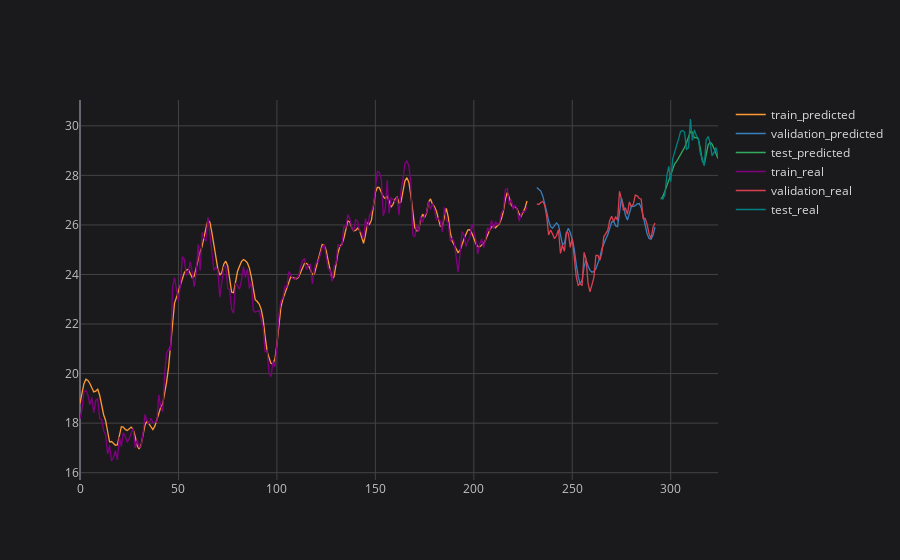

Write notebook code for a chart like this one.
### Code cell
# plotting final result
plot_ticker = 'PETR4'
plot_feature = 'Adj Close'

pd.DataFrame.from_dict(final_prediction_results[plot_ticker][plot_feature]).iplot(title=f'{plot_ticker} {plot_feature} {plot_imf}', layout=space)

### Figure 1 — Plotly figure (JSON) as saved in the notebook; plotly's stock layout.template omitted (floating-point values rounded to 4 significant figures; data arrays with more than 128 entries replaced by an {"elided": "..."} marker saying what was removed)
{"data": [{"line": {"color": "rgba(255, 153, 51, 1.0)", "dash": "solid", "shape": "linear", "width": 1.3}, "mode": "lines", "name": "train_predicted", "text": "", "type": "scatter", "x": {"elided": "325 int values"}, "y": {"elided": "325 mixed values"}}, {"line": {"color": "rgba(55, 128, 191, 1.0)", "dash": "solid", "shape": "linear", "width": 1.3}, "mode": "lines", "name": "validation_predicted", "text": "", "type": "scatter", "x": {"elided": "325 int values"}, "y": {"elided": "325 mixed values"}}, {"line": {"color": "rgba(50, 171, 96, 1.0)", "dash": "solid", "shape": "linear", "width": 1.3}, "mode": "lines", "name": "test_predicted", "text": "", "type": "scatter", "x": {"elided": "325 int values"}, "y": {"elided": "325 mixed values"}}, {"line": {"color": "rgba(128, 0, 128, 1.0)", "dash": "solid", "shape": "linear", "width": 1.3}, "mode": "lines", "name": "train_real", "text": "", "type": "scatter", "x": {"elided": "325 int values"}, "y": {"elided": "325 mixed values"}}, {"line": {"color": "rgba(219, 64, 82, 1.0)", "dash": "solid", "shape": "linear", "width": 1.3}, "mode": "lines", "name": "validation_real", "text": "", "type": "scatter", "x": {"elided": "325 int values"}, "y": {"elided": "325 mixed values"}}, {"line": {"color": "rgba(0, 128, 128, 1.0)", "dash": "solid", "shape": "linear", "width": 1.3}, "mode": "lines", "name": "test_real", "text": "", "type": "scatter", "x": {"elided": "325 int values"}, "y": {"elided": "325 mixed values"}}], "layout": {"legend": {"bgcolor": "#1A1A1C", "font": {"color": "#D9D9D9", "size": 12}}, "paper_bgcolor": "#1A1A1C", "plot_bgcolor": "#1A1A1C", "title": {"font": {"color": "#D9D9D9"}, "x": 0.5}, "xaxis": {"gridcolor": "#434343", "showgrid": true, "tickfont": {"color": "#C2C2C2", "size": 12}, "title": {"font": {"color": "#D9D9D9"}}, "zerolinecolor": "#666570"}, "yaxis": {"gridcolor": "#434343", "showgrid": true, "tickfont": {"color": "#C2C2C2", "size": 12}, "title": {"font": {"color": "#D9D9D9"}}, "zerolinecolor": "#666570"}}}
